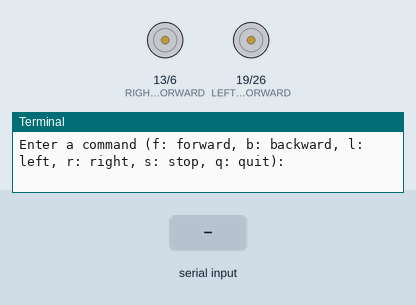
This program was run on a simulated Raspberry Pi (BCM pin numbers). On the bench: motor-driver pin pairs drawn as motors (green arrow = first pin HIGH = forward, orange = second pin HIGH = backward, longer = more drive), the last lines printed to the terminal. Inputs (shaded band) come from the test bench.

Above: at 1.2 s.
1.3 s: "f" typed at the terminal, then Enter
At 2.2 s:
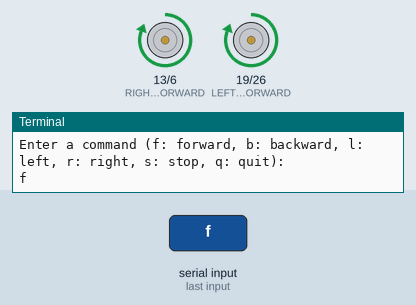
2.8 s: "b" typed at the terminal, then Enter
At 5.5 s:
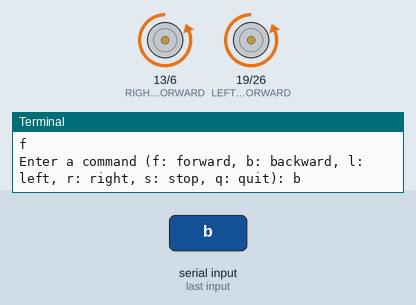
5.8 s: "l" typed at the terminal, then Enter
8.8 s: "r" typed at the terminal, then Enter
Timing chart, 0 to 11.8 s (numbered marks = the images above; inputs shaded):
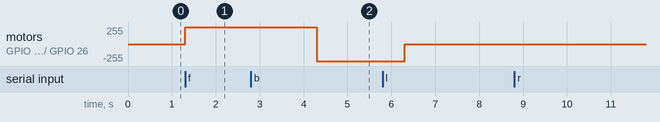

The program:

wheel_test_version.py
```python
import RPi.GPIO as GPIO
import time

# Define GPIO pins for the motor driver
LEFT_MOTOR_FORWARD = 19 #brown wire
LEFT_MOTOR_BACKWARD = 26 #orange wire
RIGHT_MOTOR_FORWARD = 13 #green wire
RIGHT_MOTOR_BACKWARD = 6 #blue wire

def setup():
    """
    Configure GPIO pins for motor control.
    """
    GPIO.setmode(GPIO.BCM)
    GPIO.setwarnings(False)
    GPIO.setup(LEFT_MOTOR_FORWARD, GPIO.OUT)
    GPIO.setup(LEFT_MOTOR_BACKWARD, GPIO.OUT)
    GPIO.setup(RIGHT_MOTOR_FORWARD, GPIO.OUT)
    GPIO.setup(RIGHT_MOTOR_BACKWARD, GPIO.OUT)
    GPIO.output(LEFT_MOTOR_BACKWARD,GPIO.LOW)
    GPIO.output(LEFT_MOTOR_FORWARD,GPIO.LOW)
    GPIO.output(RIGHT_MOTOR_BACKWARD,GPIO.LOW)
    GPIO.output(RIGHT_MOTOR_FORWARD,GPIO.LOW)

def move_forward(duration):
    """
    Move the robot forward for a specified duration.
    """
    GPIO.output(LEFT_MOTOR_BACKWARD, GPIO.LOW)
    GPIO.output(RIGHT_MOTOR_FORWARD, GPIO.HIGH)
    GPIO.output(LEFT_MOTOR_FORWARD, GPIO.HIGH)
    GPIO.output(RIGHT_MOTOR_BACKWARD, GPIO.LOW)
    time.sleep(duration)
    stop()

def move_backward(duration):
    """
    Move the robot backward for a specified duration.
    """
    GPIO.output(LEFT_MOTOR_BACKWARD, GPIO.HIGH)
    GPIO.output(RIGHT_MOTOR_BACKWARD, GPIO.HIGH)
    GPIO.output(LEFT_MOTOR_FORWARD, GPIO.LOW)
    GPIO.output(RIGHT_MOTOR_FORWARD, GPIO.LOW)
    time.sleep(duration)
    stop()

def turn_left(duration):
    """
    Turn the robot left for a specified duration.
    """
    GPIO.output(LEFT_MOTOR_FORWARD, GPIO.LOW)
    GPIO.output(RIGHT_MOTOR_FORWARD, GPIO.HIGH)
    GPIO.output(LEFT_MOTOR_BACKWARD, GPIO.LOW)
    GPIO.output(RIGHT_MOTOR_BACKWARD, GPIO.HIGH)
    time.sleep(duration)
    stop()

def turn_right(duration):
    """
    Turn the robot right for a specified duration.
    """
    GPIO.output(LEFT_MOTOR_FORWARD, GPIO.HIGH)
    GPIO.output(RIGHT_MOTOR_FORWARD, GPIO.LOW)
    GPIO.output(LEFT_MOTOR_BACKWARD, GPIO.HIGH)
    GPIO.output(RIGHT_MOTOR_BACKWARD, GPIO.LOW)
    time.sleep(duration)
    stop()

def stop():
    """
    Stop all motors.
    """
    GPIO.output(LEFT_MOTOR_FORWARD, GPIO.LOW)
    GPIO.output(LEFT_MOTOR_BACKWARD, GPIO.LOW)
    GPIO.output(RIGHT_MOTOR_FORWARD, GPIO.LOW)
    GPIO.output(RIGHT_MOTOR_BACKWARD, GPIO.LOW)

def cleanup():
    """
    Clean up GPIO pins.
    """
    GPIO.cleanup()

def control_robot():
    """
    Take user input from the terminal to control the robot.
    """
    while True:
        # Prompt user for input
        command = input("Enter a command (f: forward, b: backward, l: left, r: right, s: stop, q: quit): ").strip().lower()

        if command == "f":
            move_forward(3)  # Move forward for 2 seconds
        elif command == "b":
            move_backward(2)  # Move backward for 2 seconds
        elif command == "l":
            turn_left(1)  # Turn left for 1 second
        elif command == "r":
            turn_right(1)  # Turn right for 1 second
        elif command == "s":
            stop()  # Stop the robot
        elif command == "q":
            break  # Exit the loop and terminate the program
        else:
            print("Invalid command! Please try again.")

if __name__ == "__main__":
    setup()
    try:
        control_robot()  # Start accepting user input for control
    except KeyboardInterrupt:
        pass
    finally:
        cleanup()
```

Measured:
- after the input at 1.3 s, motor on GPIO 13 (RIGHT_MOTOR_FORWARD) / GPIO 6 (RIGHT_MOTOR_BACKWARD), motor on GPIO 19 (LEFT_MOTOR_FORWARD) / GPIO 26 (LEFT_MOTOR_BACKWARD): stopped → forward 255/255 at once
- after the input at 2.8 s, motor on GPIO 13 (RIGHT_MOTOR_FORWARD) / GPIO 6 (RIGHT_MOTOR_BACKWARD), motor on GPIO 19 (LEFT_MOTOR_FORWARD) / GPIO 26 (LEFT_MOTOR_BACKWARD): forward 255/255 → backward 255/255 after 1.5 s
